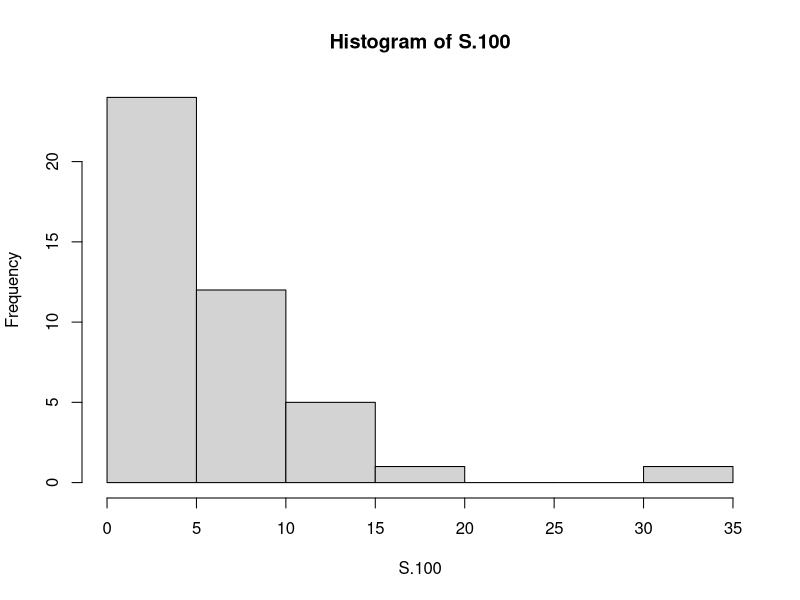
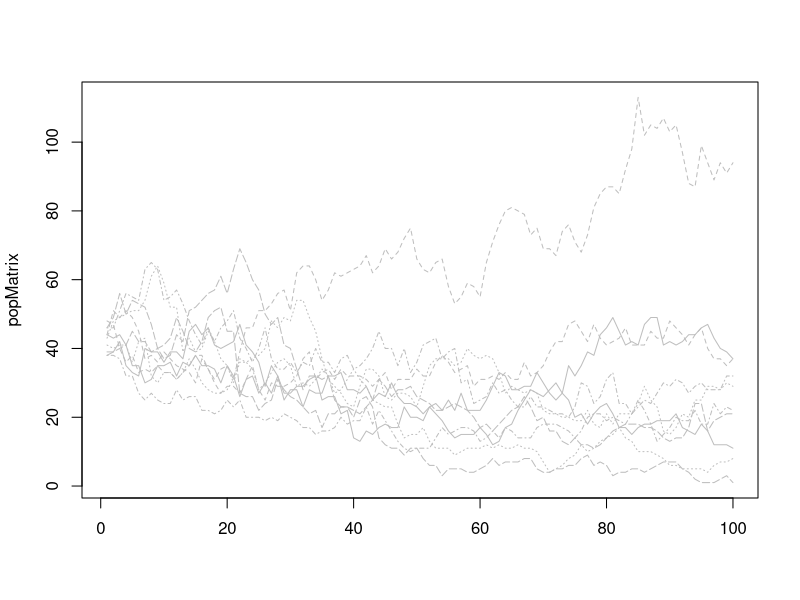

These figures' R source, in order:
birthProb <- 0.325
matAge <- 4
carCap <- 500
deathProb <- 0.16
envSd <- 0.04
simLen <- 100
nsim <- 10

pop <- sample (0:60,40, replace=T)

#Grow function
growPop <- function(x,b,a,k)          
{      
  if (length(x)<k)
  {
    fert <- sum(x>=a)
    randb <- runif(fert)      
    newborn <- sum(randb<b)    
    x <- c(rep(0,newborn),x)   
  }
  return(x)               
}

#Death function
deathPop <- function(x,d,sd)         
{     
  randd <- runif(length(x))        
  deaths <- which(randd<(d+rnorm(1,0,sd)))        
  if(length(deaths)>0) {
    x <- x[-deaths]
    }                 
  return(x)                     
}

#Aging function
agePop <- function(x)      
{      
  x <- x+1                  
  return(x)
}

#The dynamics for one year in the life of the whales
popDyn <- function(x,b,a,k,d,sd)
{
  browser()
  x <- growPop(x,b,a,k)
  x <- deathPop(x,d,sd)
  x <- agePop(x)
  return(x)
}
#The function for the life of the whales until time n in age structure
popLife.S <- function(x,b,a,k,d,sd,n)
{
  Spop <- x
  for(i in 1:n)
    Spop=popDyn(Spop,b,a,k,d,sd)
  return(Spop)
}
#100 year simulation
S.100 <- popLife.S(pop,birthProb,matAge,carCap,deathProb,envSd,simLen)
#plotting
hist(S.100)
#The function for the number of individuals until time t
popLife.N <- function(x,b,a,k,d,sd,n)
{
  Npop=NA
  Spop=x
  for(i in 1:n) 
  {
    Spop=popDyn(Spop,b,a,k,d,sd)
    Npop[i]=sum(Spop>0)
  }    
  return(Npop)
}

#Function for extinction count and popoulation tracking
extPop <- function(x,b,a,k,d,sd,n,s) {
  simresults <- matrix(NA,n,s)
  for (j in 1:s)
  {simresults[,j] <- popLife.N(x,b,a,k,d,sd,n)}
  extprob <- sum(simresults[n,]==0)/s
  return(extprob)
}

#Extinction probability
extPop(pop,birthProb,matAge,carCap,deathProb,envSd,simLen,nsim)

#Updating the function for the matrix
numPop <- function(x,b,a,k,d,sd,n,s)
{
  simresults=matrix(NA,n,s)
  for (j in 1:s)
  {simresults[,j]=popLife.N(x,b,a,k,d,sd,n)}
  return(simresults)
}

#Creating the matrix of simulations
popMatrix <- numPop(pop,birthProb,matAge,carCap,deathProb,envSd,simLen,nsim)
matplot(popMatrix,type="l",col="grey")
